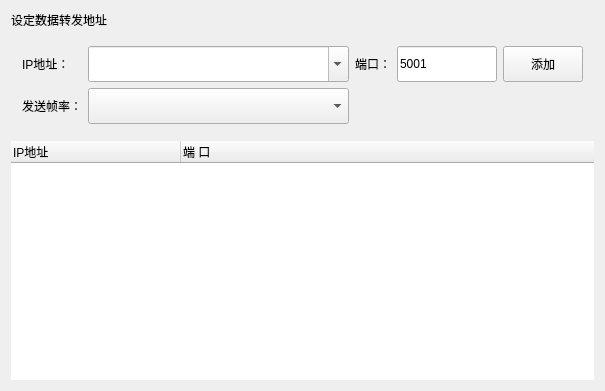
<?xml version="1.0" encoding="UTF-8"?>
<ui version="4.0">
 <class>h2NetBroadcastWidget</class>
 <widget class="QWidget" name="h2NetBroadcastWidget">
  <property name="geometry">
   <rect>
    <x>0</x>
    <y>0</y>
    <width>605</width>
    <height>391</height>
   </rect>
  </property>
  <property name="windowTitle">
   <string>h2NetBroadcastWidget</string>
  </property>
  <layout class="QGridLayout" name="gridLayout">
   <property name="leftMargin">
    <number>0</number>
   </property>
   <property name="topMargin">
    <number>0</number>
   </property>
   <property name="rightMargin">
    <number>0</number>
   </property>
   <property name="bottomMargin">
    <number>0</number>
   </property>
   <item row="0" column="0">
    <widget class="QWidget" name="IPAndPortsWidget" native="true">
     <layout class="QVBoxLayout" name="verticalLayout_3">
      <item>
       <widget class="QLabel" name="label_5">
        <property name="text">
         <string>设定数据转发地址</string>
        </property>
       </widget>
      </item>
      <item>
       <widget class="QWidget" name="IPAdressWidget" native="true">
        <property name="minimumSize">
         <size>
          <width>0</width>
          <height>100</height>
         </size>
        </property>
        <property name="maximumSize">
         <size>
          <width>16777215</width>
          <height>100</height>
         </size>
        </property>
        <layout class="QGridLayout" name="gridLayout_10">
         <item row="0" column="0">
          <widget class="QLabel" name="LBL_IP">
           <property name="text">
            <string>IP地址：</string>
           </property>
          </widget>
         </item>
         <item row="0" column="1">
          <widget class="QComboBox" name="CBX_IPAddress">
           <property name="sizePolicy">
            <sizepolicy hsizetype="Expanding" vsizetype="Preferred">
             <horstretch>0</horstretch>
             <verstretch>0</verstretch>
            </sizepolicy>
           </property>
           <property name="toolTip">
            <string>目的地址</string>
           </property>
           <property name="editable">
            <bool>true</bool>
           </property>
          </widget>
         </item>
         <item row="0" column="4">
          <widget class="QPushButton" name="addAddrBtn">
           <property name="sizePolicy">
            <sizepolicy hsizetype="Preferred" vsizetype="Preferred">
             <horstretch>0</horstretch>
             <verstretch>0</verstretch>
            </sizepolicy>
           </property>
           <property name="minimumSize">
            <size>
             <width>80</width>
             <height>0</height>
            </size>
           </property>
           <property name="text">
            <string>添加</string>
           </property>
          </widget>
         </item>
         <item row="0" column="3">
          <widget class="QLineEdit" name="portLineEdit">
           <property name="sizePolicy">
            <sizepolicy hsizetype="Expanding" vsizetype="Preferred">
             <horstretch>0</horstretch>
             <verstretch>0</verstretch>
            </sizepolicy>
           </property>
           <property name="maximumSize">
            <size>
             <width>100</width>
             <height>16777215</height>
            </size>
           </property>
           <property name="font">
            <font/>
           </property>
           <property name="toolTip">
            <string>目的端口（0~65535）</string>
           </property>
           <property name="text">
            <string>5001</string>
           </property>
          </widget>
         </item>
         <item row="1" column="0">
          <widget class="QLabel" name="LBL_freq">
           <property name="text">
            <string>发送帧率：</string>
           </property>
          </widget>
         </item>
         <item row="1" column="1">
          <widget class="QComboBox" name="CBX_txFramerate">
           <property name="sizePolicy">
            <sizepolicy hsizetype="Expanding" vsizetype="Preferred">
             <horstretch>0</horstretch>
             <verstretch>0</verstretch>
            </sizepolicy>
           </property>
          </widget>
         </item>
         <item row="0" column="2">
          <widget class="QLabel" name="LBL_port">
           <property name="text">
            <string>端口：</string>
           </property>
          </widget>
         </item>
        </layout>
       </widget>
      </item>
      <item>
       <widget class="QTreeWidget" name="IPPortListWidget">
        <property name="focusPolicy">
         <enum>Qt::NoFocus</enum>
        </property>
        <property name="contextMenuPolicy">
         <enum>Qt::CustomContextMenu</enum>
        </property>
        <property name="toolTip">
         <string>转发列表</string>
        </property>
        <property name="frameShape">
         <enum>QFrame::NoFrame</enum>
        </property>
        <property name="selectionMode">
         <enum>QAbstractItemView::NoSelection</enum>
        </property>
        <property name="indentation">
         <number>0</number>
        </property>
        <property name="itemsExpandable">
         <bool>false</bool>
        </property>
        <property name="columnCount">
         <number>2</number>
        </property>
        <attribute name="headerDefaultSectionSize">
         <number>170</number>
        </attribute>
        <column>
         <property name="text">
          <string>IP地址</string>
         </property>
        </column>
        <column>
         <property name="text">
          <string>端 口</string>
         </property>
        </column>
       </widget>
      </item>
     </layout>
    </widget>
   </item>
  </layout>
 </widget>
 <layoutdefault spacing="6" margin="11"/>
 <resources/>
 <connections/>
</ui>
